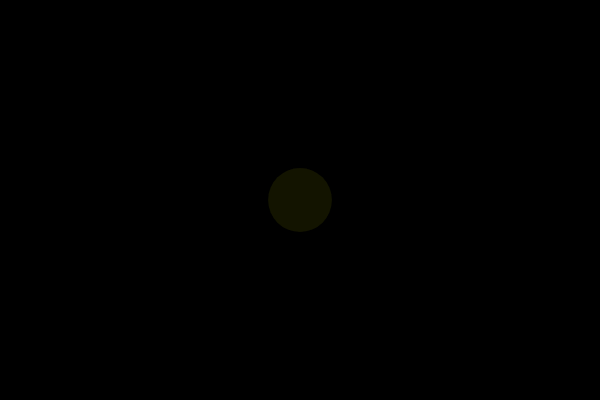
Frame 1 (no input)
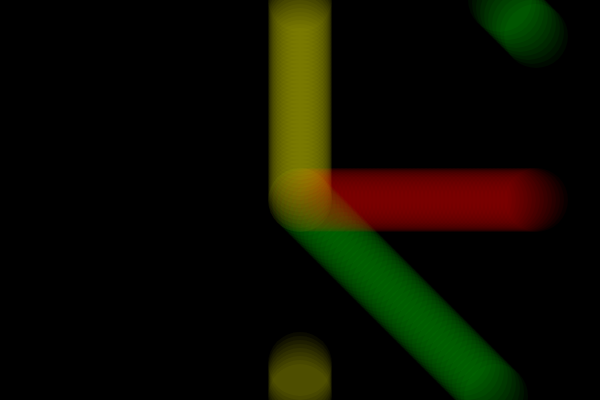
Frame 60 (no input)
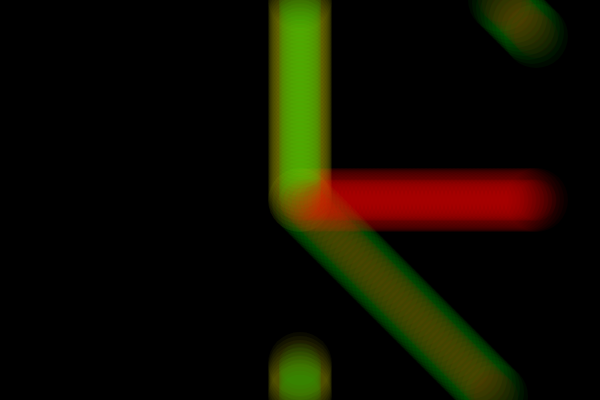
Frame 120 (the mouse pressed at the canvas centre since frame 60)

The p5.js sketch that drew these frames (run headless with seeded random() and noise() and a simulated clock; from frame 60 on, the mouse is pressed at the canvas centre):

// p5.js sketch
// ── sketch.js
// https://editor.p5js.org/jht1493/sketches/fBRX-mrpK
// circleX color RGY

let aCircle = {
  x: 300, y: 200, sx: 4, sy: 0,
  d: 64, c: [255,0,0,10],
};
let bCircle = {
  x: 300, y: 200, sx: 0, sy: -4,
  d: 64, c: [255,255,0,10],
};
let cCircle = {
  x: 300, y: 200, sx: 4, sy: 4,
  d: 64, c: [0,255,0,10],
};

function setup() {
  createCanvas(600, 400).mousePressed(function () {
    circleMouseXY(aCircle)      // aCircle
    circleRandomSize(aCircle);
    circleRandomColor(aCircle);
    circleMouseXY(bCircle)      // bCircle
    circleRandomSize(bCircle);
    circleRandomColor(bCircle);
    circleMouseXY(cCircle)      // cCircle
    circleRandomSize(cCircle);
    circleRandomColor(cCircle);
  })
  createButton('backg 0').mousePressed(function() {
    background(0);
  });
  createButton('jump').mousePressed(function() {
    circleJump(aCircle);         // aCircle
    circleRandomSize(aCircle);
    circleRandomColor(aCircle);
    circleJump(bCircle);         // bCircle
    circleRandomSize(bCircle);
    circleRandomColor(bCircle);
    circleJump(cCircle);         // cCircle
    circleRandomSize(cCircle);
    circleRandomColor(cCircle);
  });
  background(0);
  noStroke();
}
function draw() {
  circleDraw(aCircle);
  circleDraw(bCircle)
  circleDraw(cCircle)
}
function circleDraw(circle1) {
  fill(circle1.c, circle1.c, circle1.c, circle1.a);
  circle(circle1.x, circle1.y, circle1.d);
  circle1.x = (circle1.x + circle1.sx + width) % width;
  circle1.y = (circle1.y + circle1.sy + height) % height;
}
function circleRandomColor(circle1) {
  // circle1.c[0] = random(100,255); // Red
  // circle1.c[1] = random(100,255); // Green
  // circle1.c[2] = random(100,255); // Blue
  let r = [255,0,0,10];
  let g = [0,255,0,10]
  let y = [255,255,0,10]
  circle1.c = random([r,g,y])
}
function circleJump(circle1) {
  circle1.y = random(0,height)
  circle1.x = random(0,width)
}
function circleRandomSize(circle1) {
  circle1.d = random(20,50)
}
function circleMouseXY(circle1) {
  circle1.x = mouseX;
  circle1.y = mouseY;
}

// https://editor.p5js.org/jht1493/sketches/7VFns9ZeO
// circleX function color

// https://editor.p5js.org/jht1493/sketches/7VFns9ZeO
// circleX function gray

// https://editor.p5js.org/jht1493/sketches/4JqUtGU
// circleX literal functions

// https://editor.p5js.org/jht1493/sketches/0qBB2QGDI
// circleX object literal

// https://editor.p5js.org/jht1493/sketches/a60pgYiUH
// circleX random colors

// https://editor.p5js.org/jht1493/sketches/AJxU3gRhX
// myCanvas buttons random

// https://editor.p5js.org/jht1493/sketches/L55nCCMds
// variable circleX myCanvas buttons

// Move to myCanvas.mousePressed to allow buttons
// to work.
// function mousePressed() {
//   circleX = 0;
// }

// https://editor.p5js.org/jht1493/sketches/JVoQAP3aM
// variable circleX myCanvas

// Make Your Own (Make Your Own Variable)
// Code! Programming with p5.js
// The Coding Train / Daniel Shiffman
// https://thecodingtrain.com/beginners/p5js/2.2-make-your-own.html
// https://youtu.be/dRhXIIFp-ys

// Make Your Own Variable: https://editor.p5js.org/codingtrain/sketches/xPXNdPy17
// Growing Circle Exercise: https://editor.p5js.org/codingtrain/sketches/ehbMJ-otC
